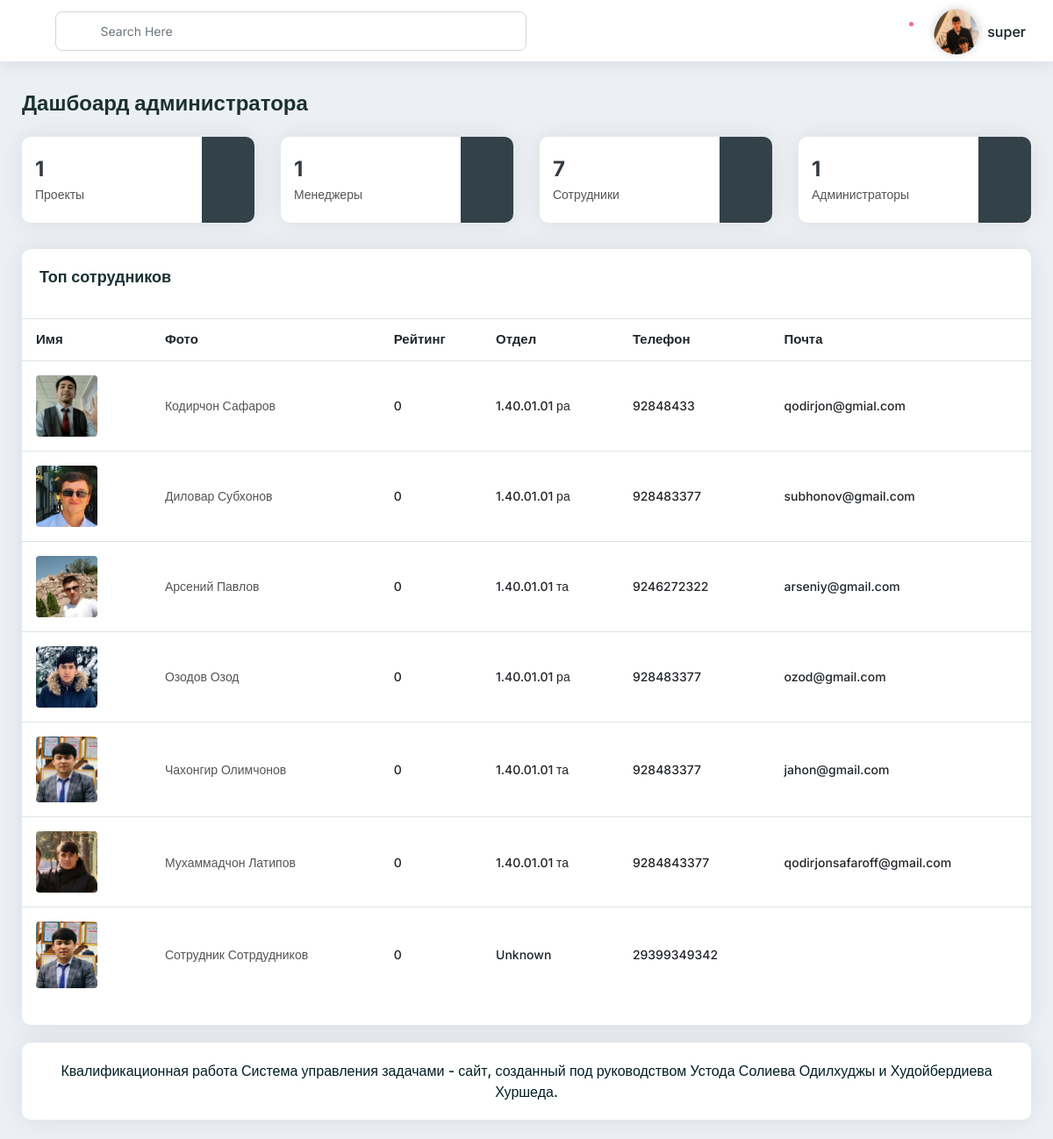
The app's page /mangement/admin-employee/ (signed in), older data.
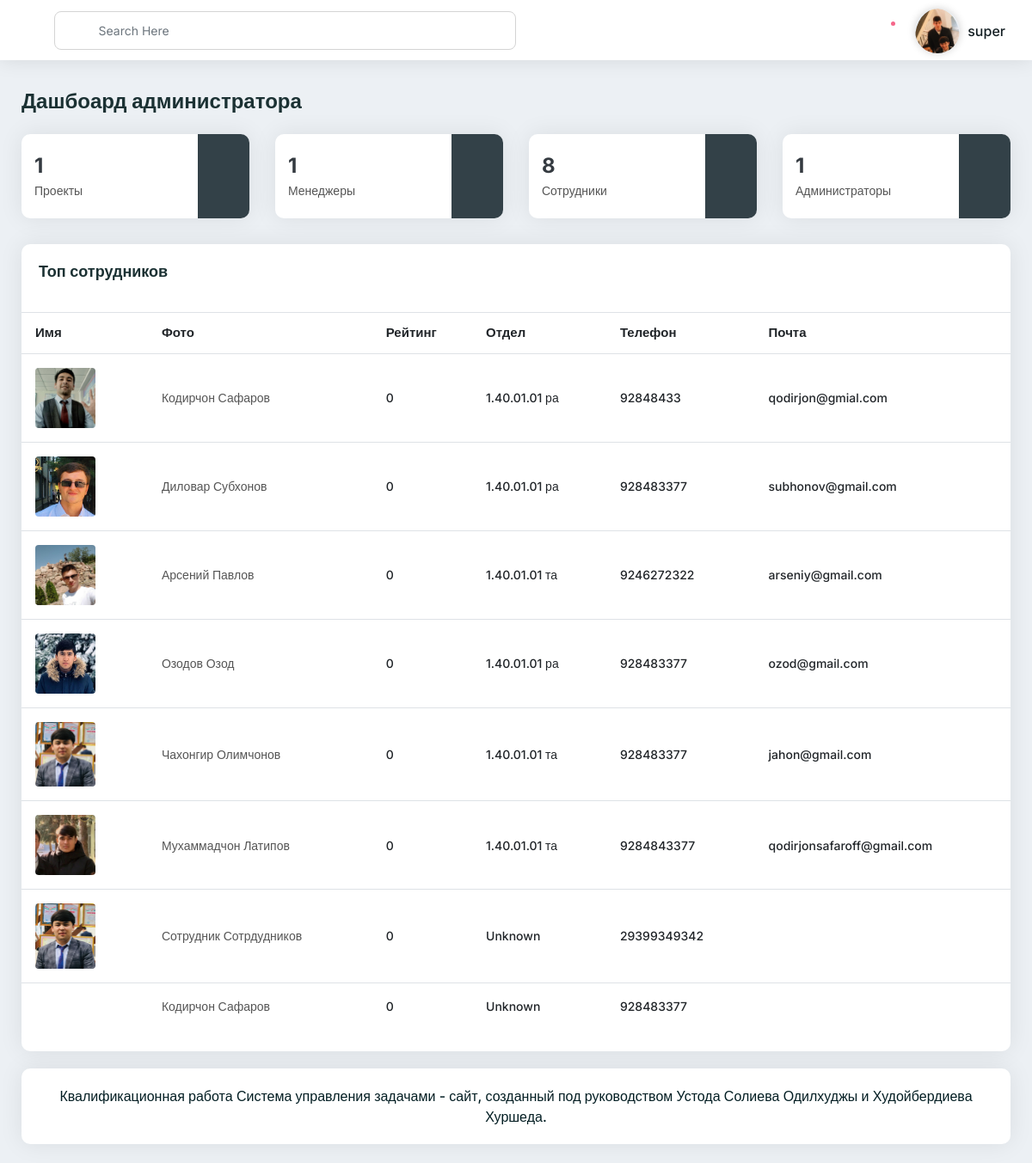
The same page, newer data.
### authentication/models.py (models this page shows, shortened)
class CustomUser(AbstractUser):
    is_employee = models.BooleanField(default=False, verbose_name='Является сотрудником')
    is_manager = models.BooleanField(default=False, verbose_name='Является менеджером')
    departament = models.CharField(default="Unknown", max_length=255, verbose_name='Отдел')
    request_date = models.DateTimeField(auto_now_add=True, verbose_name='Дата запроса')
    phone = models.CharField(max_length=255, default='Unknown', help_text='+992---', verbose_name='Телефон')
    address = models.CharField(max_length=255, default='Unknown', help_text='address', verbose_name='Адрес')
    image = models.ImageField(upload_to="users/%Y/%m/%d", blank=True, null=True, verbose_name='Изображение')
    rate = models.IntegerField(default=0, verbose_name='Рейтинг')
    class Meta:
        verbose_name = 'Пользователь'
        verbose_name_plural = 'Пользователи'

### management/decorators.py (the view)
    def wrapper(request, *args, **kwargs):
        if request.user.is_superuser:
            return view_func(request, *args, **kwargs)
        else:
            return render(request, 'authenticate/403.html')

### management/businesslog/admin.py (called while the page is built)
    @staticmethod
    def count_dryness():
        employees_count = CustomUser.objects.filter(registration_request__approved=True, is_employee=True).count()
        managers_count = CustomUser.objects.filter(registration_request__approved=True, is_manager=True).count()
        admins_count = CustomUser.objects.filter(is_superuser=True).count()
        projects_count = Project.objects.count()
        context = {
            'employees_count': employees_count,
            'managers_count': managers_count,
            'admins_count': admins_count,
            'project_count': projects_count,
        }
        for k, v in context.items():
            print(k, v)
        return context

    @staticmethod
    def project_list():
        projects = Project.objects.all()
        context = {
            'projects': projects,
        }
        return context

    @staticmethod
    def user_list():
        custom_users = CustomUser.objects.filter(is_superuser=False, is_manager=False).all()
        custom_users_managers = CustomUser.objects.filter(is_superuser=False, is_manager=True).all()
        custom_users_managers_top = CustomUser.objects.filter(is_superuser=False, is_manager=True).order_by('-rate')[:3]
        context = {
            'custom_users': custom_users,
            'custom_users_managers': custom_users_managers,
            'custom_users_managers_top': custom_users_managers_top,
        }
        return context

### management/views.py (called while the page is built)
@login_required
@superuser_required
def admin_employee(request):
    dryness_list = AdminCalculator.count_dryness()
    projects = AdminCalculator.project_list()
    employees_table = AdminCalculator.user_list()
    context = {
        'admin_main': True,
        'employees_count': dryness_list['employees_count'],
        'managers_count': dryness_list['managers_count'],
        'admins_count': dryness_list['admins_count'],
        'project_count': dryness_list['project_count'],
        'projects_table': projects['projects'],
        'employees_table': employees_table['custom_users'],
    }
    return render(request, 'management/admin/admin-main.html', context=context)

### management/templates/management/admin/admin-main.html (shortened to what this page needs)
{% extends 'management/base/base.html' %}
{% load i18n %}
{% load static %}
{% block content %}
    {% include 'management/includes/navbars.html' %}
    <div class="main-container">
        <div class="xs-pd-20-10 pd-ltr-20">
            <div class="title pb-20">
                <h2 class="h3 mb-0">Дашбоард администратора</h2>
            </div>
            <div class="row pb-10">
                <div class="col-xl-3 col-lg-3 col-md-6 mb-20">
                    <div class="card-box height-100-p widget-style3">
                        <div class="d-flex flex-wrap">
                            <div class="widget-data">
                                <div class="weight-700 font-24 text-dark">{{ project_count }}</div>
                                <div class="font-14 text-secondary weight-500">
                                    <a href="{% url 'management:admin-main' %}">Проекты</a>
                                </div>
                            </div>
                            <div class="widget-icon">
                                <div class="icon" data-color="#00eccf">
                                    <a class="text-warning" {% url 'management:admin-main' %}> <i
                                            class="icon-copy dw dw-folder-65"></i></a>
                                </div>
                            </div>
                        </div>
                    </div>
                </div>
                <div class="col-xl-3 col-lg-3 col-md-6 mb-20">
                    <div class="card-box height-100-p widget-style3">
                        <div class="d-flex flex-wrap">
                            <div class="widget-data">
                                <div class="weight-700 font-24 text-dark">{{ managers_count }}</div>
                                <div class="font-14 text-secondary weight-500">
                                    <a href="{% url 'management:admin-managers' %}">Менеджеры</a>
                                </div>
                            </div>
                            <div class="widget-icon">
                                <div class="icon" data-color="#00eccf">
                                    <a class="text-warning" href="{% url 'management:admin-managers' %}"><i
                                            class="icon-copy dw dw-user1"></i></a>
                                </div>
                            </div>
                        </div>
                    </div>
                </div>
                <div class="col-xl-3 col-lg-3 col-md-6 mb-20">
                    <div class="card-box height-100-p widget-style3">
                        <div class="d-flex flex-wrap">
                            <div class="widget-data">
                                <div class="weight-700 font-24 text-dark">{{ employees_count }}</div>
                                <div class="font-14 text-secondary weight-500">
                                    <a href="{% url 'management:admin-employee' %}">Сотрудники</a>
                                </div>
                            </div>
                            <div class="widget-icon">
                                <div class="icon" data-color="#00eccf">
                                    <a class="text-warning" href="{% url 'management:admin-employee' %}"> <span
                                            class="icon-copy ti-user"></span>
                                    </a></div>
                            </div>
                        </div>
                    </div>
                </div>
                <div class="col-xl-3 col-lg-3 col-md-6 mb-20">
                    <div class="card-box height-100-p widget-style3">
                        <div class="d-flex flex-wrap">
                            <div class="widget-data">
                                <div class="weight-700 font-24 text-dark">{{ admins_count }}</div>
                                <div class="font-14 text-secondary weight-500">
                                    <a href="#">Администраторы</a>
                                </div>
                            </div>
                            <div class="widget-icon">
                                <div class="icon" data-color="#00eccf">
                                    <a class="text-warning" href="#"><span class="icon-copy ti-crown"></span></a>
                                </div>
                            </div>
                        </div>
                    </div>
                </div>
            </div>
            {% include 'management/admin/includes/admin-table.html' %}
            <div class="footer-wrap pd-20 mb-20 card-box">
                Квалификационная работа
                Система управления задачами
                - сайт, созданный под руководством Устода Солиева Одилхуджы и Худойбердиева Хуршеда.
            </div>
        </div>
    </div>
{% endblock %}

### management/templates/management/base/base.html (shortened to what this page needs)
{% load static %}
<!doctype html>
<html lang="en">
<head>
    <link rel="stylesheet" type="text/css" href="{% static 'vendors/styles/core.css' %}"/>
    <link
            rel="stylesheet"
            type="text/css"
            href="{% static 'vendors/styles/icon-font.min.css' %}"
    />
    <link
            rel="stylesheet"
            type="text/css"
            href="{% static 'src/plugins/datatables/css/dataTables.bootstrap4.min.css' %}"
    />
    <link
            rel="stylesheet"
            type="text/css"
            href="{% static 'src/plugins/datatables/css/responsive.bootstrap4.min.css' %}"
    />
    <link rel="stylesheet" type="text/css" href="{% static 'vendors/styles/style.css' %}"/>
</head>
<body>
{% block content %}
{% endblock %}
</body>
</html>

### management/templates/management/includes/navbars.html (shortened to what this page needs)
{% load static %}
<div class="header">
    <div class="header-left">
        <div class="menu-icon bi bi-list"></div>
        <div class="header-search">
            <form>
                <div class="form-group mb-0">
                    <i class="dw dw-search2 search-icon"></i>
                    <input
                            type="text"
                            class="form-control search-input"
                            placeholder="Search Here"
                    />
                    <div class="dropdown">
                        <a
                                class="dropdown-toggle no-arrow"
                                href="#"
                                role="button"
                                data-toggle="dropdown"
                        >
                            <i class="ion-arrow-down-c"></i>
                        </a>
                    </div>
                </div>
            </form>
        </div>
    </div>
    <div class="header-right">
        <div class="user-notification">
            <div class="dropdown">
                <a
                        class="dropdown-toggle no-arrow"
                        href="#"
                        role="button"
                        data-toggle="dropdown">
                    <i class="icon-copy dw dw-notification"></i>
                    <span class="badge notification-active"></span>
                </a>
            </div>
        </div>
        <div class="user-info-dropdown">
            <div class="dropdown">
                <a
                        class="dropdown-toggle"
                        href="#"
                        role="button"
                        data-toggle="dropdown">
							<span class="user-icon" style="">
								<img style="" src="{% if user.image %}{{ user.image.url }}{% endif %}" alt=""/>
							</span>
                    <span class="user-name">{{ user.username }}</span>
                </a>
            </div>
        </div>
    </div>
</div>

### management/templates/management/admin/includes/admin-sidebar.html (shortened to what this page needs)
{% load static %}

### management/templates/management/admin/includes/admin-table.html (shortened to what this page needs)
{% load static %}
{% if employees_table %}
    <div class="row">
        <div class="col-lg-12 col-md-6 mb-20">
            <div class="card-box pb-10">
                <div class="h5 pd-20 mb-0">Топ сотрудников</div>
                <table class="data-table table nowrap">
                    <thead>
                    <tr>
                        <th class="table-plus">Имя</th>
                        <th>Фото</th>
                        <th>Рейтинг</th>
                        <th>Отдел</th>
                        <th>Телефон</th>
                        <th>Почта</th>
                    </tr>
                    </thead>
                    <tbody>
                    {% for employee in employees_table %}
                        <tr>
                            <td class="table-plus">
                                {% if employee.image %}
                                    <div class="name-avatar d-flex align-items-center">
                                        <div class="avatar mr-2 flex-shrink-0">
                                            <a target="_blank" href="{{ employee.image.url }}">
                                                <img
                                                        src="{{ employee.image.url }}"
                                                        class="border-radius-150 rounded"
                                                        width="70"
                                                        height="70"
                                                        alt=""
                                                />
                                            </a>
                                        </div>
                                    </div>
                                {% endif %}
                            </td>
                            <td>
                                <a href="{% url 'admin:authentication_customuser_change' employee.id %}">{{ employee.get_full_name }}</a></a>
                            </td>
                            <td>{{ employee.rate }}</td>
                            <td>{{ employee.departament }}</td>
                            <td>{{ employee.phone }}</td>
                            <td>{{ employee.email }}</td>
                        </tr>
                    {% empty %}
                        <tr>
                            <td colspan="6">Нет добавленных сотрудников</td>
                        </tr>
                    {% endfor %}
                    </tbody>
                </table>
            </div>
        </div>
    </div>
{% endif %}

Row changes from the older to the newer data that the page shows:
added CustomUser: get_full_name "Кодирчон Сафаров", rate "0", departament "Unknown", phone "928483377"
Text that changed along with them:
{{ employees_count }}: "7" → "8"
